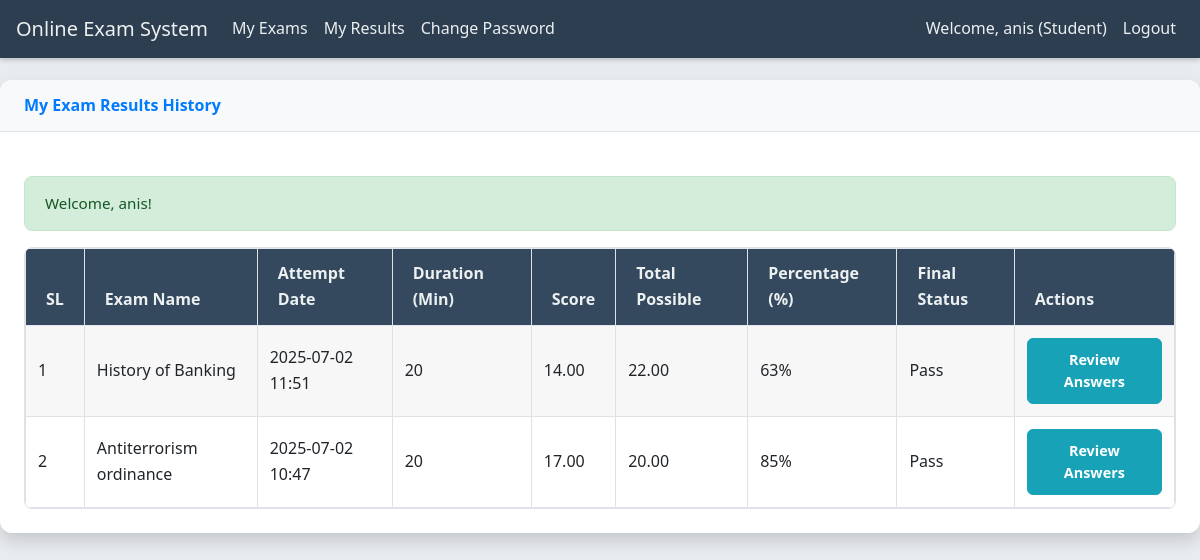
Page /student_results.php (signed in) on the committed database.
### tables this page shows
CREATE TABLE `exam_attempts` (
  `attempt_id` int NOT NULL AUTO_INCREMENT,
  `student_id` int NOT NULL,
  `exam_id` varchar(50) NOT NULL,
  `start_time` datetime NOT NULL,
  `end_time` datetime DEFAULT NULL,
  `status` varchar(50) DEFAULT 'started',
  `score` decimal(5,2) DEFAULT NULL,
  `total_questions_answered` int DEFAULT '0',
  `total_questions_correct` int DEFAULT '0',
  PRIMARY KEY (`attempt_id`),
  KEY `student_id` (`student_id`),
  KEY `exam_id` (`exam_id`),
  CONSTRAINT `exam_attempts_ibfk_1` FOREIGN KEY (`student_id`) REFERENCES `users` (`userid`) ON DELETE CASCADE,
  CONSTRAINT `exam_attempts_ibfk_2` FOREIGN KEY (`exam_id`) REFERENCES `course` (`c_id`) ON DELETE CASCADE
);

CREATE TABLE `course` (
  `c_id` varchar(50) NOT NULL,
  `c_name` varchar(255) NOT NULL,
  `c_category` varchar(100) DEFAULT NULL,
  `c_duration` int NOT NULL,
  `c_inst_name` varchar(255) DEFAULT NULL,
  `c_status` varchar(50) NOT NULL DEFAULT 'active',
  `c_type` varchar(50) NOT NULL DEFAULT 'exam',
  `division_br` varchar(100) DEFAULT NULL,
  `passing_marks` decimal(5,2) NOT NULL DEFAULT '0.00',
  `created_at` timestamp NULL DEFAULT CURRENT_TIMESTAMP,
  PRIMARY KEY (`c_id`)
);

CREATE TABLE `course_enrollment` (
  `enroll_id` int NOT NULL AUTO_INCREMENT,
  `student_id` int NOT NULL,
  `course_id` varchar(50) NOT NULL,
  `en_status` varchar(50) NOT NULL DEFAULT 'enrolled',
  `mark_gain` decimal(5,2) DEFAULT NULL,
  `mark_perct` decimal(5,2) DEFAULT NULL,
  `enrollment_date` timestamp NULL DEFAULT CURRENT_TIMESTAMP,
  PRIMARY KEY (`enroll_id`),
  UNIQUE KEY `student_id` (`student_id`,`course_id`),
  KEY `course_id` (`course_id`),
  CONSTRAINT `course_enrollment_ibfk_1` FOREIGN KEY (`student_id`) REFERENCES `users` (`userid`) ON DELETE CASCADE,
  CONSTRAINT `course_enrollment_ibfk_2` FOREIGN KEY (`course_id`) REFERENCES `course` (`c_id`) ON DELETE CASCADE
);

### student_results.php (the view, shortened to what this page needs)
<?php
include('config.php');
$student_id = $_SESSION['userid'];
$results_query = "
    SELECT
        ea.attempt_id,
        c.c_name AS exam_name,
        c.c_id AS exam_c_id,
        c.c_duration,
        c.passing_marks,
        ea.start_time,
        ea.end_time,
        ea.status AS attempt_status, -- Status from exam_attempts (e.g., 'submitted', 'graded')
        ea.score,
        ea.total_questions_answered,
        ea.total_questions_correct,
        ce.mark_perct,                -- Percentage from course_enrollment
        ce.en_status AS final_enrollment_status -- Final Pass/Fail status from course_enrollment
    FROM exam_attempts ea
    JOIN course c ON ea.exam_id = c.c_id
    LEFT JOIN course_enrollment ce ON ea.student_id = ce.student_id AND ea.exam_id = ce.course_id
    WHERE ea.student_id = ? AND ea.status IN ('submitted', 'graded') -- Only show completed/graded attempts
    ORDER BY ea.end_time DESC
";
$stmt_results = mysqli_prepare($connection_db, $results_query);
mysqli_stmt_bind_param($stmt_results, "i", $student_id);
mysqli_stmt_execute($stmt_results);
$results_run = mysqli_stmt_get_result($stmt_results);
include('includes/header.php');
?>
<div class="card-shadow mb-4">
    <div class="card-header py-3">
        <h6 class="m-0 font-weight-bold text-primary">My Exam Results History</h6>
    </div>
    <div class="card-body">
        <?php
        if (isset($_SESSION['success']) && $_SESSION['success'] != '') {
            echo '<div class="alert alert-success">' . $_SESSION['success'] . '</div>';
        }
        ?>
        <?php if (mysqli_num_rows($results_run) > 0) { ?>
            <div class="table-responsive">
                <table class="table table-bordered table-hover" id="resultsTable" width="100%" cellspacing="0">
                    <thead>
                        <tr>
                            <th>SL</th>
                            <th>Exam Name</th>
                            <th>Attempt Date</th>
                            <th>Duration (Min)</th>
                            <th>Score</th>
                            <th>Total Possible</th>
                            <th>Percentage (%)</th>
                            <th>Final Status</th>
                            <th>Actions</th>
                        </tr>
                    </thead>
                    <tbody>
                        <?php $counter = 0;
                        while ($row = mysqli_fetch_assoc($results_run)) {
                            $counter++;
                            $actual_exam_c_id = $row['exam_c_id'];
                            $total_possible_marks = 0;
                            if ($actual_exam_c_id) {
                                $total_marks_query = "SELECT SUM(marks) AS total_marks FROM quiz_question WHERE exam_id = ?";
                                $stmt_total_marks = mysqli_prepare($connection_db, $total_marks_query);
                                mysqli_stmt_bind_param($stmt_total_marks, "s", $actual_exam_c_id);
                                mysqli_stmt_execute($stmt_total_marks);
                                $total_marks_result = mysqli_stmt_get_result($stmt_total_marks);
                                $total_marks_row = mysqli_fetch_assoc($total_marks_result);
                                $total_possible_marks = $total_marks_row['total_marks'] ?? 0;
                            }
                        ?>
                            <tr>
                                <td><?= $counter; ?></td>
                                <td><?= htmlspecialchars($row['exam_name']); ?></td>
                                <td><?= htmlspecialchars(date('Y-m-d H:i', strtotime($row['end_time'] ?? $row['start_time']))); ?></td>
                                <td><?= htmlspecialchars($row['c_duration']); ?></td>
                                <td><?= htmlspecialchars($row['score'] ?? 'N/A'); ?></td>
                                <td><?= htmlspecialchars($total_possible_marks); ?></td>
                                <td><?= htmlspecialchars(round($row['mark_perct'] ?? 0, 2)); ?>%</td>
                                <td><?= htmlspecialchars($row['final_enrollment_status'] ?? $row['attempt_status']); ?></td>
                                <td>
                                    <a href="<?= BASE_URL ?>review_student_answers.php?exam_id=<?= htmlspecialchars($row['exam_c_id']); ?>&attempt_id=<?= htmlspecialchars($row['attempt_id']); ?>" class="btn btn-info btn-sm">
                                        Review Answers
                                    </a>
                                </td>
                            </tr>
                        <?php } ?>
                    </tbody>
                </table>
            </div>
        <?php } else { ?>
            <div class="alert alert-info">You have not completed any exams yet.</div>
        <?php } ?>
    </div>
</div>
<?php
include('includes/footer.php');
?>

### includes/header.php (style rules this page uses)
body { font-family: 'Segoe UI', Roboto, 'Helvetica Neue', Arial, sans-serif; background-color: #e9ecef; color: #343a40; line-height: 1.6; }
h1, h2, h3, h4, h5, h6 { font-weight: 600; color: #212529; }
.card-shadow { box-shadow: 0 8px 16px rgba(0,0,0,0.15); border-radius: 12px; overflow: hidden; background-color: #ffffff; border: none; }
.card-header { background-color: #f8f9fa; border-bottom: 1px solid #dee2e6; font-size: 1.15em; padding: 1.25rem 1.5rem; color: #495057; border-top-left-radius: 12px; border-top-right-radius: 12px; }
.card-body { padding: 1.5rem; }
.table-responsive { border-radius: 8px; overflow: hidden; border: 1px solid #dee2e6; }
.table { margin-bottom: 0; }
.table thead th { background-color: #34495e; color: #ecf0f1; border-bottom: none; padding: 0.75rem 1.25rem; }
.table tbody tr:nth-of-type(odd) { background-color: rgba(0,0,0,.03); }
.table td, .table th { vertical-align: middle; border-top: 1px solid #e3e6f0; }
.alert { margin-top: 20px; border-radius: 8px; padding: 1rem 1.25rem; font-size: 0.95em; line-height: 1.4; }
.alert-success { background-color: #d4edda; border-color: #c3e6cb; color: #155724; }
.btn { border-radius: 6px; padding: 0.65rem 1.25rem; font-size: 0.9em; font-weight: 600; transition: all 0.2s ease-in-out; }
.btn-info { background-color: #17a2b8; border-color: #17a2b8; }

### rows in the picture
exam_attempts: exam.c_name "History of Banking", end_time "2025-07-02 11:51", exam.c_duration "20", score "14.00", total_possible_marks "22.00", course_enrollment.mark_perct "63", course_enrollment.en_status "Pass"
exam_attempts: exam.c_name "Antiterrorism ordinance", end_time "2025-07-02 10:47", exam.c_duration "20", score "17.00", total_possible_marks "20.00", course_enrollment.mark_perct "85", course_enrollment.en_status "Pass"

### other values in the picture
$_SESSION['username'] "anis"
$_SESSION['usertype'] "Student"
$_SESSION['success'] "Welcome, anis!"
